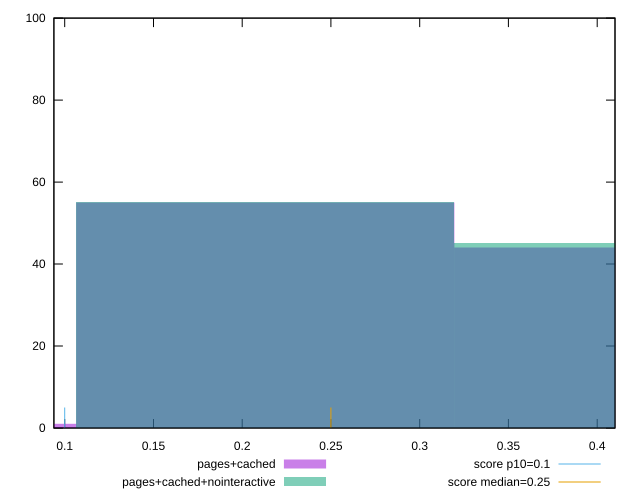

Source code (gnuplot):
reset

$pagesCached <<EOF
0.2129898484387515 55
0.425979696877503 44
0 1
EOF

$pagesCachedNointeractive <<EOF
0.2129898484387515 55
0.425979696877503 45
EOF

set key outside below
set boxwidth 0.2129898484387515
set xrange [0.09390384928385416:0.41005506981743695]
set yrange [0:100]
set trange [0:100]
set style fill transparent solid 0.5 noborder

set parametric
set terminal svg size 640, 500 enhanced background rgb 'white'
set output "report_00007_2020-12-11T15:55:29.892Z/cumulative-layout-shift/comparison/histogram/2_vs_3.svg"

plot $pagesCached title "pages+cached" with boxes, \
     $pagesCachedNointeractive title "pages+cached+nointeractive" with boxes, \
     0.1,t title "score p10=0.1", \
     0.25,t title "score median=0.25"

reset
